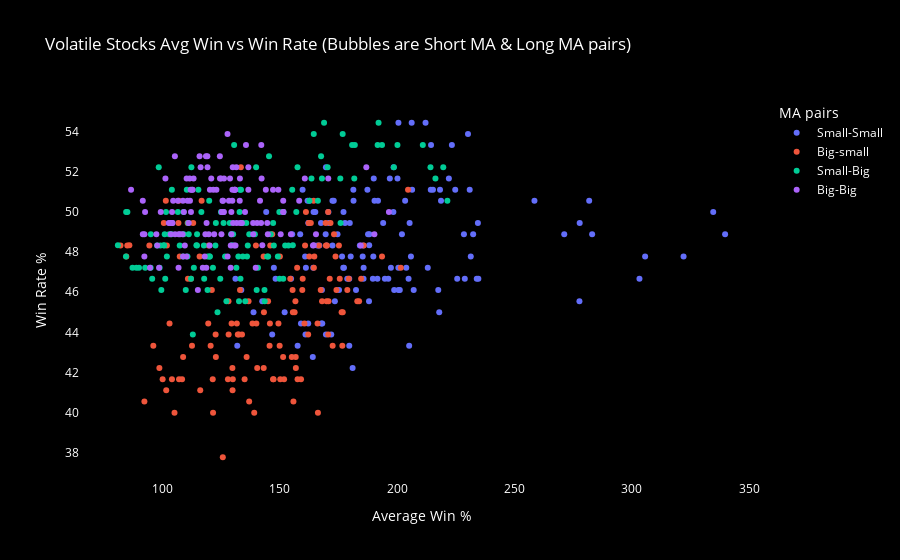

Source (notebook cell):
### Markdown cell above
![Scatterplot](scatterplot_stable.png)

### Code cell
# create the scatterplot with win rate and average win % by averaging out the results of the stable stocks
win_rate_heatmap_multiple = pd.DataFrame(0, index=heatmap_table.index, columns=heatmap_table.columns)
avg_win_heatmap_multiple = pd.DataFrame(0, index=heatmap_table.index, columns=heatmap_table.columns)

for stock in multiple_stocks_test["Volatile Stocks"]:
    
    stock_info = stock_data_volatile.loc[stock_data_volatile["Stock"] == stock]
    win_rate_heatmap, avg_win_heatmap = rolling_periods_test(START, stock_info, YEARS, heatmap_table)
    win_rate_heatmap_multiple += win_rate_heatmap
    avg_win_heatmap_multiple += avg_win_heatmap

# find the average win rate for each of the stocks as well as average average relative win rate
win_rate_heatmap_multiple = win_rate_heatmap_multiple / len(multiple_stocks_test["Stable Stocks"])
avg_win_heatmap_multiple = avg_win_heatmap_multiple / len(multiple_stocks_test["Volatile Stocks"])

combination_map = {
    (row, column): {
        "win_rate": win_rate_heatmap_multiple.loc[row, column],
        "avg_win": avg_win_heatmap_multiple.loc[row, column]
    }
    for row in win_rate_heatmap_multiple.index
    for column in win_rate_heatmap_multiple.columns
}

values = []
for (row, column), metrics in combination_map.items():
    values.append({
        "combination" : [int(column), int(row)],
        "avg_win" : metrics["avg_win"],
        "win_rate" : metrics["win_rate"],
        "short MA" : column,
        "long MA" : row
    })
values = pd.DataFrame(values) 

# divide the moving average combinations into four groups according to their length
values["MA pairs"] = values.apply(assign_type, axis=1)

# plot the scatterplot     
fig = px.scatter(
    values,
    x="avg_win",
    y="win_rate",
    color="MA pairs",
    labels={'avg_win': 'Average Win %', 'win_rate': 'Win Rate %'},
    title="Volatile Stocks Avg Win vs Win Rate (Bubbles are Short MA & Long MA pairs)",
    hover_data={
        "short MA": True,
        "long MA": True,
        "MA pairs": True,
        "avg_win": ':.2f',
        "win_rate": ':.2f'
    }
    
)

fig.update_layout(
    plot_bgcolor='black',
    paper_bgcolor='black',
    font=dict(color='white'),
    xaxis=dict(showgrid=False, color='white'),
    yaxis=dict(showgrid=False, color='white')

)

fig.write_image("scatterplot_volatile.png")
fig.show()

### Figure 1 — Plotly figure (JSON) as saved in the notebook; plotly's stock layout.template omitted (floating-point values rounded to 4 significant figures; data arrays with more than 128 entries replaced by an {"elided": "..."} marker saying what was removed)
{"data": [{"customdata": {"elided": "133x3 mixed values"}, "hovertemplate": "MA pairs=%{customdata[2]}<br>Average Win %=%{x:.2f}<br>Win Rate %=%{y:.2f}<br>short MA=%{customdata[0]}<br>long MA=%{customdata[1]}<extra></extra>", "legendgroup": "Small-Small", "marker": {"color": "#636efa", "symbol": "circle"}, "mode": "markers", "name": "Small-Small", "orientation": "v", "showlegend": true, "type": "scatter", "x": {"elided": "133 float values"}, "xaxis": "x", "y": {"elided": "133 float values"}, "yaxis": "y"}, {"customdata": {"elided": "133x3 mixed values"}, "hovertemplate": "MA pairs=%{customdata[2]}<br>Average Win %=%{x:.2f}<br>Win Rate %=%{y:.2f}<br>short MA=%{customdata[0]}<br>long MA=%{customdata[1]}<extra></extra>", "legendgroup": "Big-small", "marker": {"color": "#EF553B", "symbol": "circle"}, "mode": "markers", "name": "Big-small", "orientation": "v", "showlegend": true, "type": "scatter", "x": {"elided": "133 float values"}, "xaxis": "x", "y": {"elided": "133 float values"}, "yaxis": "y"}, {"customdata": {"elided": "126x3 mixed values"}, "hovertemplate": "MA pairs=%{customdata[2]}<br>Average Win %=%{x:.2f}<br>Win Rate %=%{y:.2f}<br>short MA=%{customdata[0]}<br>long MA=%{customdata[1]}<extra></extra>", "legendgroup": "Small-Big", "marker": {"color": "#00cc96", "symbol": "circle"}, "mode": "markers", "name": "Small-Big", "orientation": "v", "showlegend": true, "type": "scatter", "x": [211.0, 181.8, 176.0, 153.8, 132.4, 136.1, 162.7, 180.9, 219.7, 166.3, 125.0, 129.4, 137.1, 133.6, 193.6, 221.4, 155.4, 133.1, 101.3, 106.7, 104.1, 191.7, 216.4, 175.9, 149.9, 126.8, 115.4, 109.1, 176.9, 214.2, 168.9, 157.1, 151.7, 116.7, 95.18, 164.5, 167.7, 130.6, 139.5, 146.3, 134.2, 114.6, 200.2, 157.6, 140.0, 147.2, 124.7, 114.9, 102.0, 198.7, 145.5, 98.56, 84.68, 135.8, 108.9, 84.6, 182.0, 112.5, 81.17, 101.6, 136.5, 109.1, 98.92, 192.1, 163.6, 85.21, 101.1, 122.9, 107.5, 103.0, 170.5, 133.0, 100.7, 104.0, 120.3, 122.7, 112.3, 168.0, 155.6, 143.6, 113.1, 117.9, 127.4, 95.77, 126.2, 144.7, 151.6, 123.6, 114.8, 119.3, 99.66, 129.8, 130.2, 150.0, 134.4, 111.3, 110.8, 92.79, 128.8, 120.3, 135.4, 145.1, 117.8, 110.1, 95.11, 147.5, 113.5, 132.7, 143.7, 120.0, 100.9, 89.02, 149.3, 121.6, 131.6, 140.8, 110.5, 99.24, 90.15, 152.4, 119.4, 133.3, 140.2, 111.1, 97.84, 87.39], "xaxis": "x", "y": [53.33, 51.67, 49.44, 48.33, 47.78, 47.78, 50.56, 53.33, 52.22, 50.56, 50.0, 48.89, 48.89, 51.11, 53.33, 50.56, 51.11, 51.11, 46.67, 50.0, 51.11, 53.33, 51.67, 51.67, 50.0, 47.78, 51.11, 50.0, 53.89, 52.22, 54.44, 50.0, 50.0, 50.0, 48.89, 53.89, 52.78, 53.33, 48.89, 48.89, 49.44, 48.33, 53.33, 52.22, 52.22, 49.45, 46.67, 48.89, 47.78, 52.22, 52.78, 52.22, 50.0, 49.44, 47.78, 47.78, 53.33, 52.22, 48.33, 50.0, 48.33, 48.89, 47.22, 54.44, 51.67, 50.0, 48.89, 49.44, 48.33, 48.89, 52.22, 50.0, 48.33, 48.89, 47.78, 48.33, 46.67, 51.67, 48.33, 46.11, 43.89, 46.67, 45.55, 46.67, 49.45, 47.78, 46.67, 45.0, 48.33, 46.11, 46.11, 48.33, 48.89, 46.67, 47.78, 48.89, 47.78, 47.22, 49.45, 47.78, 45.56, 47.78, 48.33, 46.11, 47.22, 48.33, 47.22, 45.56, 45.56, 50.56, 48.33, 47.22, 47.78, 47.22, 47.22, 47.22, 51.11, 48.33, 47.22, 48.33, 47.78, 46.67, 46.11, 49.44, 48.33, 47.22], "yaxis": "y"}, {"customdata": {"elided": "126x3 mixed values"}, "hovertemplate": "MA pairs=%{customdata[2]}<br>Average Win %=%{x:.2f}<br>Win Rate %=%{y:.2f}<br>short MA=%{customdata[0]}<br>long MA=%{customdata[1]}<extra></extra>", "legendgroup": "Big-Big", "marker": {"color": "#ab63fa", "symbol": "circle"}, "mode": "markers", "name": "Big-Big", "orientation": "v", "showlegend": true, "type": "scatter", "x": [151.6, 138.8, 115.9, 131.1, 103.5, 131.7, 186.9, 135.3, 151.6, 86.77, 126.3, 110.8, 158.4, 170.7, 130.8, 110.4, 103.7, 113.0, 151.5, 145.0, 160.7, 111.7, 124.6, 92.74, 129.9, 196.5, 138.7, 149.5, 104.2, 106.7, 108.7, 133.0, 190.4, 130.9, 126.3, 91.76, 125.3, 118.8, 154.8, 164.2, 118.4, 112.7, 91.78, 129.5, 120.2, 133.9, 121.8, 109.3, 120.3, 110.4, 144.8, 139.8, 99.41, 119.3, 125.1, 131.2, 107.0, 128.4, 119.9, 104.4, 133.1, 136.7, 126.0, 115.2, 108.8, 127.9, 101.4, 142.3, 127.8, 130.1, 98.71, 104.7, 117.3, 112.1, 144.1, 124.6, 129.9, 94.83, 97.54, 111.9, 113.4, 147.2, 131.6, 118.7, 92.47, 130.7, 142.2, 105.4, 133.3, 120.9, 119.3, 92.44, 140.4, 135.7, 116.4, 125.7, 123.1, 107.0, 105.5, 141.7, 136.7, 128.9, 129.2, 130.2, 108.9, 104.3, 150.5, 142.1, 118.9, 125.5, 125.3, 109.7, 129.5, 165.5, 164.5, 118.1, 122.1, 102.8, 111.3, 142.7, 184.6, 129.2, 126.1, 112.3, 97.94, 107.6], "xaxis": "x", "y": [50.0, 48.89, 52.78, 51.11, 49.44, 49.44, 52.22, 50.0, 50.56, 51.11, 51.67, 50.55, 50.56, 51.67, 51.11, 51.67, 48.89, 51.11, 50.0, 48.89, 51.67, 51.67, 51.67, 50.0, 51.11, 50.0, 49.45, 51.11, 50.0, 50.56, 48.89, 50.56, 48.89, 51.11, 50.0, 50.55, 50.0, 47.22, 48.89, 48.33, 48.89, 51.11, 48.89, 50.0, 48.33, 49.44, 51.11, 50.0, 51.11, 47.78, 49.44, 47.22, 50.0, 52.22, 51.67, 48.33, 47.22, 50.56, 48.89, 49.44, 51.67, 52.22, 50.56, 46.11, 50.56, 47.78, 51.67, 51.67, 53.89, 52.22, 47.22, 50.56, 47.22, 51.11, 51.11, 52.78, 50.56, 47.22, 48.89, 50.56, 51.67, 51.11, 52.22, 52.78, 48.89, 48.33, 53.33, 52.78, 49.45, 51.67, 52.78, 47.78, 49.45, 53.33, 52.22, 50.56, 51.11, 48.89, 48.89, 50.56, 51.11, 51.67, 48.33, 49.44, 47.78, 49.45, 48.89, 49.44, 49.44, 50.0, 48.89, 48.33, 48.89, 48.89, 48.33, 47.78, 48.89, 49.44, 49.45, 48.33, 48.33, 47.22, 50.0, 50.0, 48.33, 48.89], "yaxis": "y"}], "layout": {"font": {"color": "white"}, "legend": {"title": {"text": "MA pairs"}, "tracegroupgap": 0}, "paper_bgcolor": "black", "plot_bgcolor": "black", "title": {"text": "Volatile Stocks Avg Win vs Win Rate (Bubbles are Short MA & Long MA pairs)"}, "xaxis": {"anchor": "y", "color": "white", "domain": [0, 1], "showgrid": false, "title": {"text": "Average Win %"}}, "yaxis": {"anchor": "x", "color": "white", "domain": [0, 1], "showgrid": false, "title": {"text": "Win Rate %"}}}}
